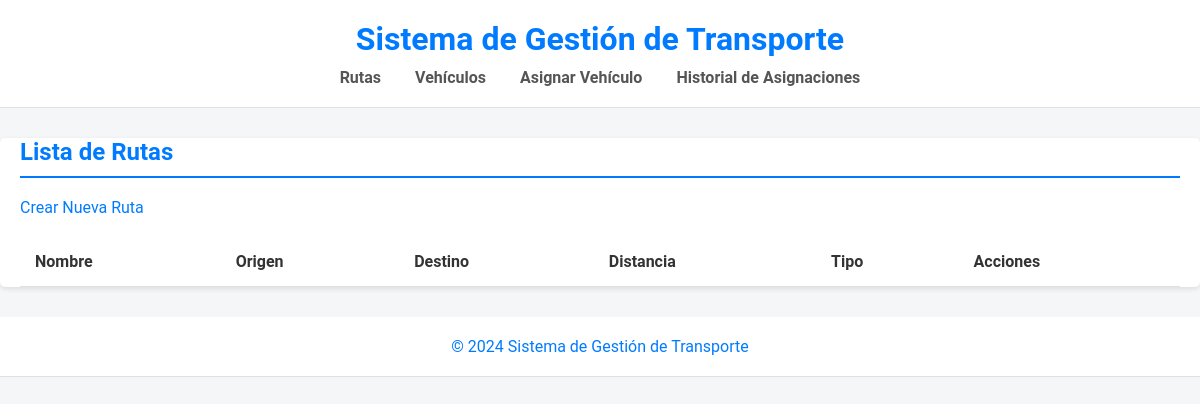
Before: /routes/ with the older database file.
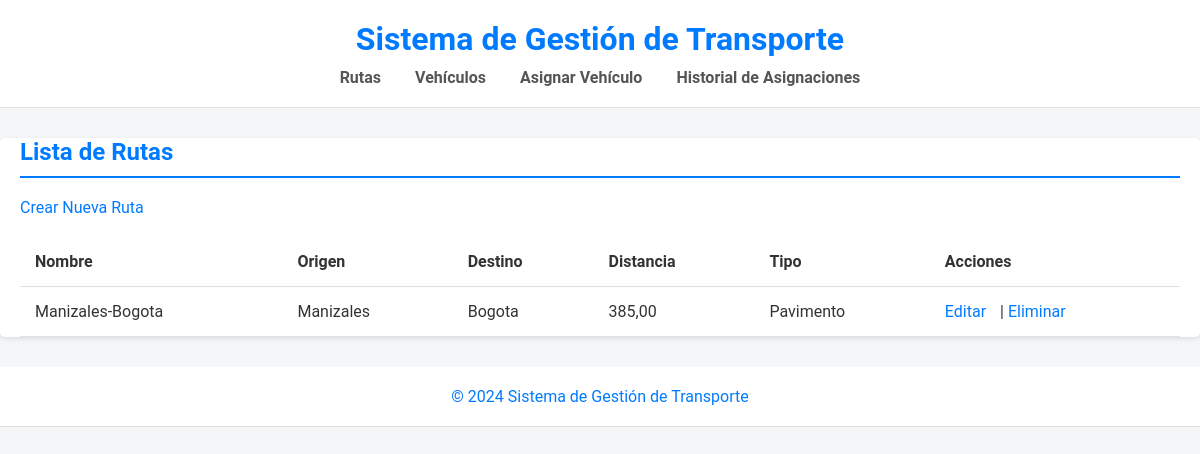
After: the same page with the newer database file.
### apps/routes/models.py (models this page shows, shortened)
class Route(models.Model):
    ROUTE_TYPE_CHOICES = [
        ('PAVEMENT', 'Pavimento'),
        ('POTHOLES', 'Pavimento con Baches'),
        ('DIRT', 'Camino de Tierra'),
        ('TRAIL', 'Sendero'),
    ]
    name = models.CharField(max_length=100)
    origin = models.CharField(max_length=100)
    destination = models.CharField(max_length=100)
    distance = models.DecimalField(max_digits=5, decimal_places=2)
    route_type = models.CharField(max_length=10, choices=ROUTE_TYPE_CHOICES)

### apps/routes/views.py (the view)
# urls.py: path('', RouteListView.as_view(), name='route_list'),
class RouteListView(generic.ListView):
    model = Route
    template_name = 'routes/route_list.html'
    context_object_name = 'routes'

### templates/routes/route_list.html
{% extends 'base.html' %}
{% block content %}
<h2>Lista de Rutas</h2>
<a href="{% url 'route_create' %}">Crear Nueva Ruta</a>
<table>
    <tr>
        <th>Nombre</th>
        <th>Origen</th>
        <th>Destino</th>
        <th>Distancia</th>
        <th>Tipo</th>
        <th>Acciones</th>
    </tr>
    {% for route in routes %}
    <tr>
        <td>{{ route.name }}</td>
        <td>{{ route.origin }}</td>
        <td>{{ route.destination }}</td>
        <td>{{ route.distance }}</td>
        <td>{{ route.get_route_type_display }}</td>
        <td>
            <a href="{% url 'route_update' route.pk %}">Editar</a> |
            <a href="{% url 'route_delete' route.pk %}">Eliminar</a>
        </td>
    </tr>
    {% endfor %}
</table>
{% endblock %}

Changed rows visible on the page:
added Route: name "Manizales-Bogota", origin "Manizales", destination "Bogota", distance "385,00", route_type "Pavimento"
